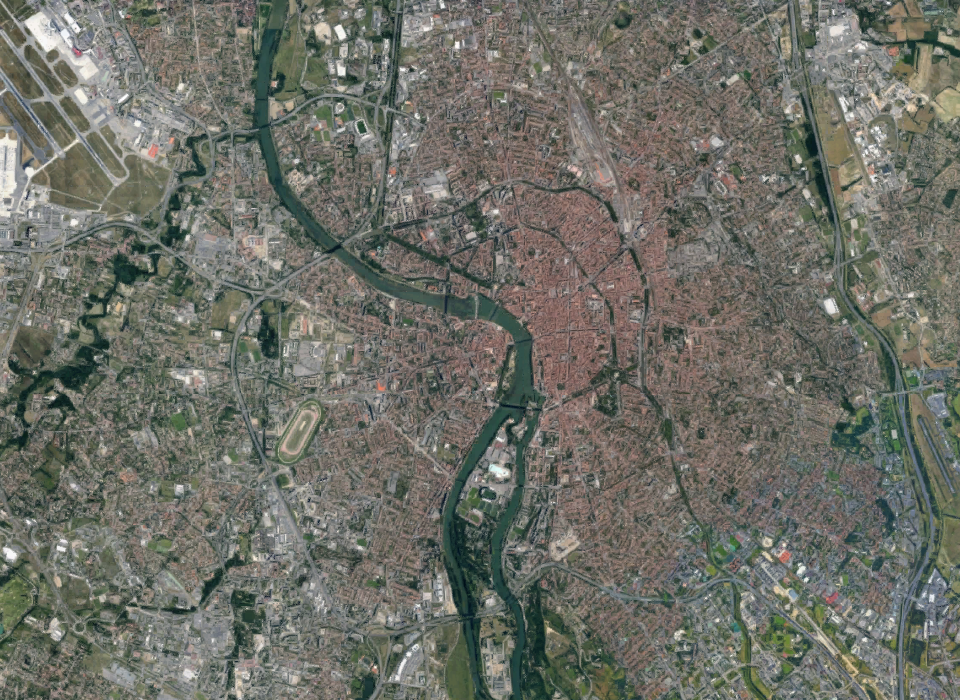
#> input picture Cropped/croppedsatellite.png, 960 x 700 px
$ python colors.py
#> lines starting #> are read from the running program, lines starting #| are printed output that depends on the picture
import numpy as np
import time
import argparse
import cv2
# load the image
image = cv2.imread('Cropped/croppedsatellite.png')
#> image is the input picture: shape (700, 960, 3); mean B, G, R 102.2, 110.8, 109.4
imageYCB = cv2.cvtColor(image, cv2.COLOR_BGR2YCrCb)
#> imageYCB: shape (700, 960, 3); mean of channels 0, 1, 2 109.4, 128, 123.9
imageLAB = cv2.cvtColor(image, cv2.COLOR_BGR2LAB)
#> imageLAB: shape (700, 960, 3); mean of channels 0, 1, 2 117.8, 125.8, 132.7
imageHSV = cv2.cvtColor(image, cv2.COLOR_BGR2HSV)
#> imageHSV: shape (700, 960, 3); mean H, S, V 43.1, 36, 114.7

def filter(thresh):
	bgr = [40,180,40]
	minBGR = np.array([bgr[0] - thresh, bgr[1] - thresh, bgr[2] - thresh])
	maxBGR = np.array([bgr[0] + thresh, bgr[1] + thresh, bgr[2] + thresh])
	maskBGR = cv2.inRange(image, minBGR, maxBGR)
	resultBGR = cv2.bitwise_and(image, image, mask = maskBGR)

	#convert this array to 3D, then convert it to HSV and take the first element
	# this will be same as shown in the above figure [65, 229, 158]
	hsv = cv2.cvtColor( np.uint8([[bgr]] ), cv2.COLOR_BGR2HSV)[0][0]

	minHSV = np.array([hsv[0] - thresh, hsv[1] - thresh, hsv[2] - thresh])
	maxHSV = np.array([hsv[0] + thresh, hsv[1] + thresh, hsv[2] + thresh])

	maskHSV = cv2.inRange(imageHSV, minHSV, maxHSV)
	resultHSV = cv2.bitwise_and(imageHSV, imageHSV, mask = maskHSV)

	#convert 1D array to 3D, then convert it to YCrCb and take the first element
	ycb = cv2.cvtColor( np.uint8([[bgr]] ), cv2.COLOR_BGR2YCrCb)[0][0]

	minYCB = np.array([ycb[0] - thresh, ycb[1] - thresh, ycb[2] - thresh])
	maxYCB = np.array([ycb[0] + thresh, ycb[1] + thresh, ycb[2] + thresh])

	maskYCB = cv2.inRange(imageYCB, minYCB, maxYCB)
	resultYCB = cv2.bitwise_and(imageYCB, imageYCB, mask = maskYCB)

	#convert 1D array to 3D, then convert it to LAB and take the first element
	lab = cv2.cvtColor( np.uint8([[bgr]] ), cv2.COLOR_BGR2LAB)[0][0]

	minLAB = np.array([lab[0] - thresh, lab[1] - thresh, lab[2] - thresh])
	maxLAB = np.array([lab[0] + thresh, lab[1] + thresh, lab[2] + thresh])

	maskLAB = cv2.inRange(imageLAB, minLAB, maxLAB)
	resultLAB = cv2.bitwise_and(imageLAB, imageLAB, mask = maskLAB)

	cv2.imwrite("thresh = "+ str(thresh)+".jpg", resultBGR)
for thresh in range(60,120):
    filter(thresh)
#> this loop made 60 passes
#> pass 1, in filter, `maskBGR = cv2.inRange(image, minBGR, maxBGR)`:
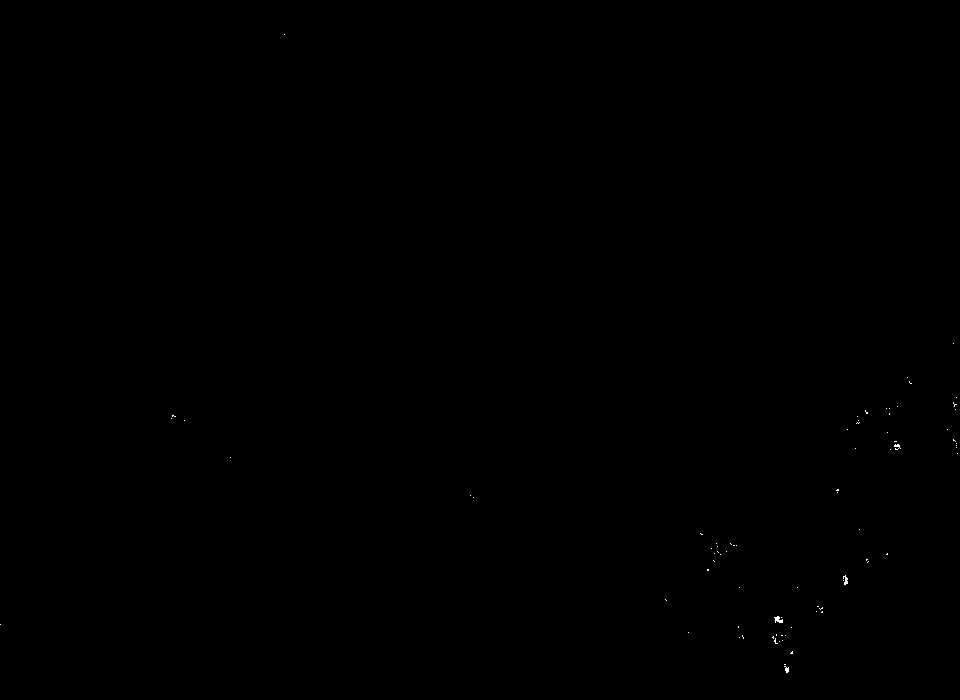
#> maskBGR: shape (700, 960); 0.04% white in thin lines or dots
